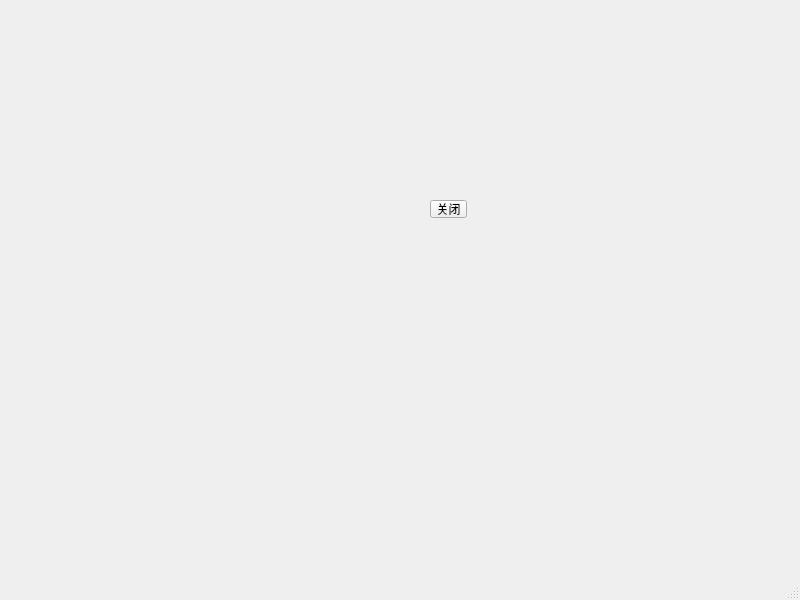
<?xml version="1.0" encoding="UTF-8"?>
<ui version="4.0">
 <class>MainWindow</class>
 <widget class="QMainWindow" name="MainWindow">
  <property name="geometry">
   <rect>
    <x>0</x>
    <y>0</y>
    <width>800</width>
    <height>600</height>
   </rect>
  </property>
  <property name="windowTitle">
   <string>MainWindow</string>
  </property>
  <widget class="QWidget" name="centralwidget">
   <widget class="QToolButton" name="toolButton">
    <property name="geometry">
     <rect>
      <x>430</x>
      <y>200</y>
      <width>37</width>
      <height>18</height>
     </rect>
    </property>
    <property name="text">
     <string>关闭</string>
    </property>
   </widget>
  </widget>
  <widget class="QMenuBar" name="menubar">
   <property name="geometry">
    <rect>
     <x>0</x>
     <y>0</y>
     <width>800</width>
     <height>23</height>
    </rect>
   </property>
  </widget>
  <widget class="QStatusBar" name="statusbar"/>
 </widget>
 <resources/>
 <connections>
  <connection>
   <sender>toolButton</sender>
   <signal>clicked()</signal>
   <receiver>MainWindow</receiver>
   <slot>close()</slot>
   <hints>
    <hint type="sourcelabel">
     <x>448</x>
     <y>231</y>
    </hint>
    <hint type="destinationlabel">
     <x>399</x>
     <y>299</y>
    </hint>
   </hints>
  </connection>
 </connections>
</ui>
